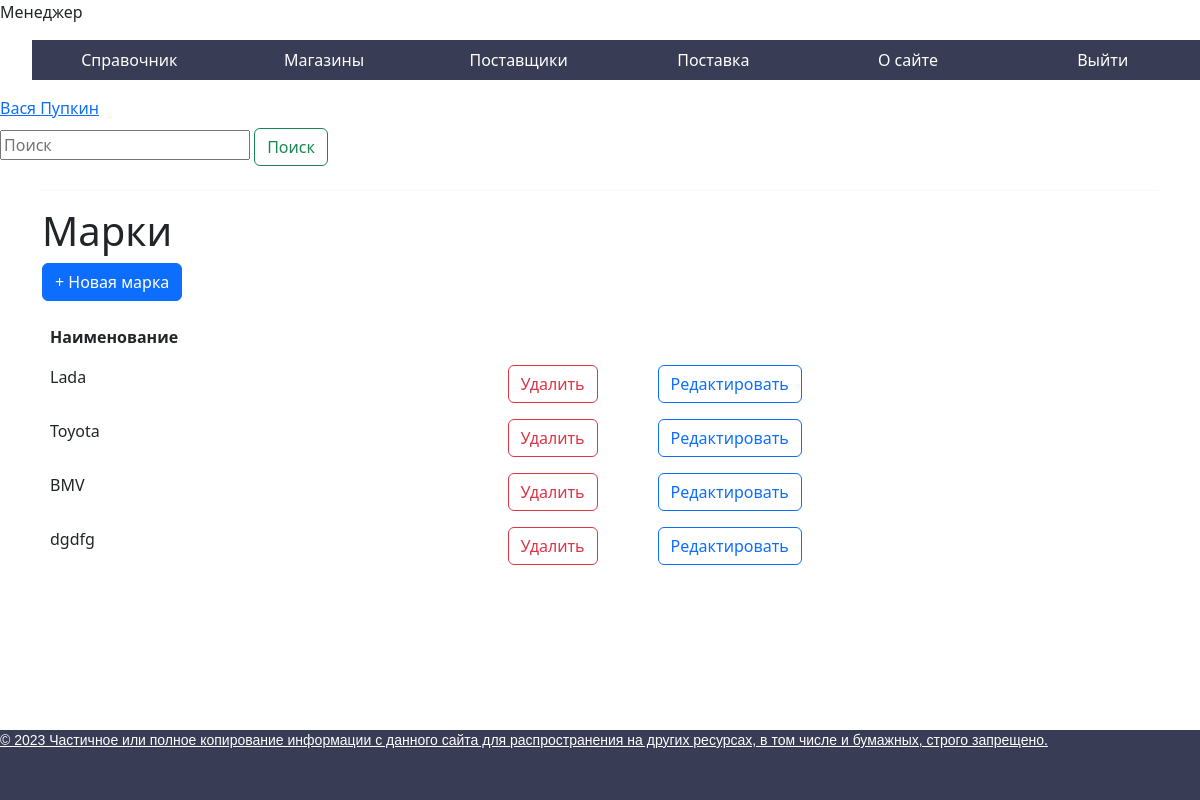
The page /manager/marks/ (signed in) on the database as committed earlier.
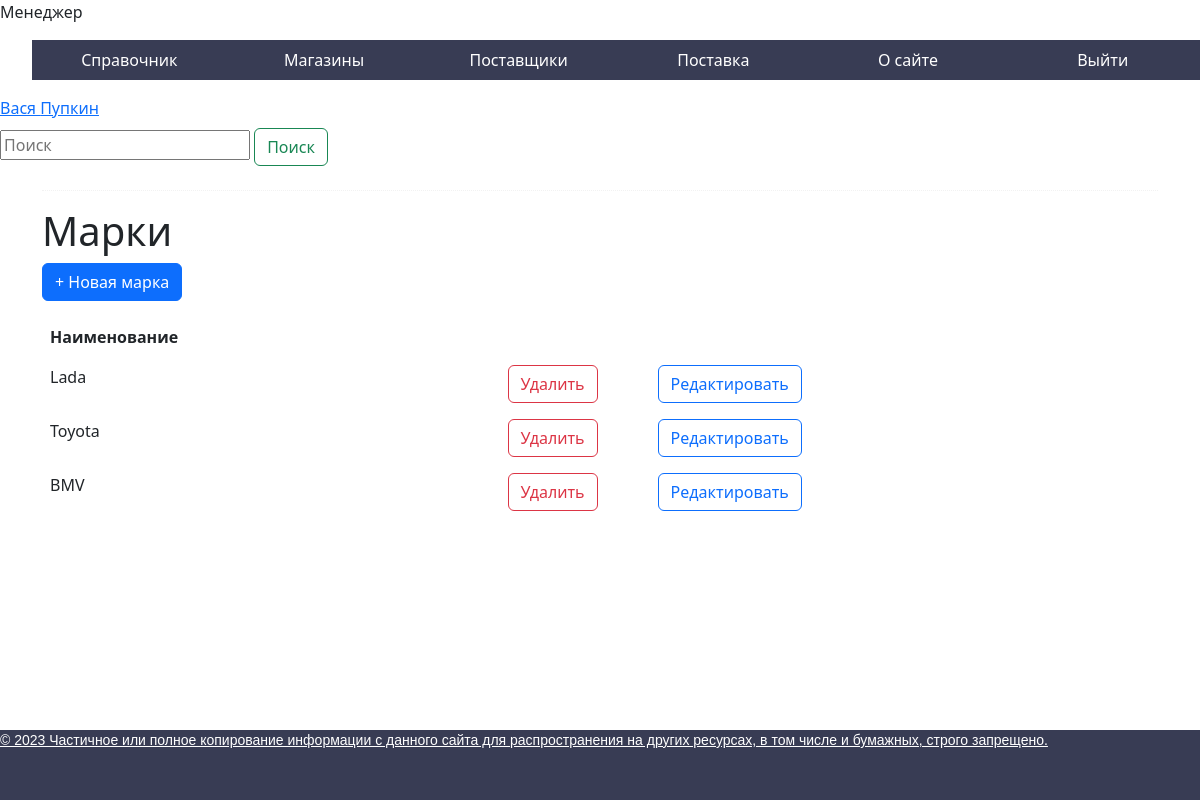
The same page on the database as committed later.
### autodocapp/models.py (models this page shows, shortened)
class Brands(models.Model):
    brand = models.CharField(max_length=50, verbose_name='Марка автозапчасти')

### autodocapp/views/manager/brands.py (the view)
def Marks(request):
    if request.user.is_authenticated:
        role = CheckRole(request)
        marks = Brands.objects.all()
        return render(request, 'autodocapp/marks.html', {'role': role, 'title': 'Марки', 'marks': marks})
    else:
        return redirect('authorization')

### autodocapp/views/__init__.py (called while the page is built)
def CheckRole(request):
    user = request.user
    role = dict(CustomUser.ROLES).get(user.role)
    return role

### autodocapp/templates/autodocapp/marks.html (shortened to what this page needs)
{% extends 'autodocapp/base.html' %}
{% block content %}
<div class="">
    <form class="form-inline my-2 my-lg-0" action="{% url 'search_mark' %}" method="get">
        <input class="search" type="search" placeholder="Поиск" aria-label="Поиск" name="q">
        <button class="btn btn-outline-success my-2 my-sm" type="submit">Поиск</button>
    </form>
</div>
<div class="container asd">
    <div class="col-md-12 well">
        <hr style="border-top:1px dotted #ccc;"/>
        <h1 class="page-header">Марки</h1>
          <p>
            <button type="button" class="btn btn-primary js-create">
              + Новая марка
            </button>
         </p>
        <table class="table table-borderless table-hover" id="table">
            <thead>
              <tr>
                <th scope="col">Наименование</th>
              </tr>
            </thead>
            <tbody>
                {% for m in marks %}
                <tr class="record">
                    <td>{{m.brand}}</td>
                    <td style="width: 150px">
                        <a class="btn_delete_record btn-outline-danger" href="{% url 'delete_mark' m.id %}"><button class="btn btn-outline-danger">Удалить</button></a>
                    </td>
                    <td>
                        <a class="BthEditMark btn-outline-primary" href="{% url 'edit_mark' m.id %}"><button class="btn btn-outline-primary">Редактировать</button></a>
                    </td>
                </tr>
                {% empty %}
                <tr>
                    <td colspan="8" class="text-center">Нет марок</td>
                </tr>
                {% endfor %}
            </tbody>
        </table>
    </div>
</div>
{% endblock %}

Rows that differ between the two databases and show on the page:
removed Brands: brand "dgdfg"
